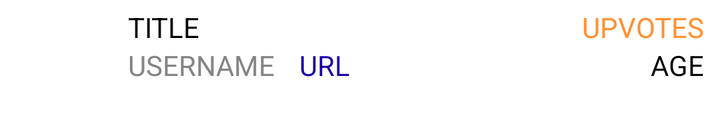
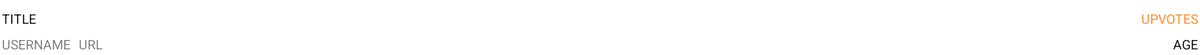

One screen, two layout resources from the same app: the default and the repository's alternative for another configuration. Each is rendered where Android would select it; the XML of both is given below.
<!-- AndroidManifest.xml: application theme AppTheme -->
<!-- res/layout/list_layout.xml -->
<?xml version="1.0" encoding="utf-8"?>
<RelativeLayout xmlns:android="http://schemas.android.com/apk/res/android"
    android:layout_width="wrap_content"
    android:layout_height="wrap_content"
    android:layout_marginTop="@dimen/post_margin"
    android:layout_marginBottom="@dimen/post_margin"
    >

    <ImageView
        android:layout_width="@dimen/thumbnail_size"
        android:layout_height="@dimen/thumbnail_size"
        android:contentDescription="@string/thumbnail_image"
        android:id="@+id/image_imageView"
        android:layout_alignParentTop="true"
        android:layout_alignParentStart="true" />

    <TextView
        android:layout_height="wrap_content"
        android:layout_width="wrap_content"
        android:id="@+id/title_textView"
        android:padding="0dp"
        android:textColor="@android:color/black"
        android:text="@string/title_placeholder"
        android:layout_alignParentTop="true"
        android:layout_toEndOf="@id/image_imageView"
        android:layout_marginStart="@dimen/text_view_padding"
        android:layout_marginEnd="@dimen/text_view_padding"
    />

    <TextView
        android:layout_width="wrap_content"
        android:layout_height="wrap_content"
        android:textAppearance="?android:attr/textAppearanceSmall"
        android:text="@string/username_placeholder"
        android:textColor="@color/username_color"
        android:id="@+id/user_textView"
        android:layout_toEndOf="@id/image_imageView"
        android:layout_below="@+id/title_textView"
        android:layout_marginStart="@dimen/text_view_padding"
    />
    <TextView
        android:layout_width="wrap_content"
        android:layout_height="wrap_content"
        android:id="@+id/upvotes_textView"
        android:text="@string/upvotes_placeholder"
        android:textColor="@color/upvotes_color"
        android:layout_alignParentTop="true"
        android:layout_alignParentEnd="true"
        android:gravity="end"
        android:layout_toEndOf="@id/title_textView"
        android:layout_marginEnd="@dimen/text_view_padding"
        />
    <TextView
        android:layout_width="wrap_content"
        android:layout_height="wrap_content"
        android:id="@+id/age_textView"
        android:text="@string/age_placeholder"
        android:layout_alignParentEnd="true"
        android:layout_below="@+id/title_textView"
        android:textColor="@android:color/black"
        android:layout_marginEnd="@dimen/text_view_padding"
        />

    <TextView
        android:layout_width="wrap_content"
        android:layout_height="wrap_content"
        android:layout_below="@id/title_textView"
        android:text="@string/url_placeholder"
        android:textColor="@color/unclicked_link_color"
        android:layout_toEndOf="@id/user_textView"
        android:id="@+id/url_textView"
        android:layout_marginStart="12dp"/>

</RelativeLayout>
<!-- resources referenced by this layout -->
<resources>
  <color name="unclicked_link_color">#ff1700a7</color>
  <color name="upvotes_color">#ffff9132</color>
  <color name="username_color">#ff858585</color>
  <dimen name="post_margin">4dp</dimen>
  <dimen name="text_view_padding">8dp</dimen>
  <dimen name="thumbnail_size">56dp</dimen>
  <string name="age_placeholder">AGE</string>
  <string name="thumbnail_image">Thumbnail Image</string>
  <string name="title_placeholder">TITLE</string>
  <string name="upvotes_placeholder">UPVOTES</string>
  <string name="url_placeholder">URL</string>
  <string name="username_placeholder">USERNAME</string>
</resources>
<!-- res/layout-xlarge/list_layout.xml (the repository's variant of the layout above) -->
<!-- drawn on a large tablet held sideways -->
<?xml version="1.0" encoding="utf-8"?>
<RelativeLayout xmlns:android="http://schemas.android.com/apk/res/android"
    android:layout_width="wrap_content"
    android:layout_height="wrap_content"
    android:padding="2dp">
    <TextView
        android:layout_height="wrap_content"
        android:layout_width="wrap_content"
        android:id="@+id/title_textView"
        android:paddingTop="@dimen/text_view_padding"
        android:paddingBottom="@dimen/text_view_padding"
        android:textColor="#000000"
        android:text="TITLE"
        android:layout_alignParentTop="true"
        android:layout_alignParentStart="true"
        android:layout_toStartOf="@+id/upvotes_textView"
    />

    <TextView
        android:layout_width="wrap_content"
        android:layout_height="wrap_content"
        android:textAppearance="?android:attr/textAppearanceSmall"
        android:text="USERNAME"
        android:id="@+id/user_textView"
        android:layout_below="@+id/title_textView"
        android:layout_alignParentStart="true"
    />
    <TextView
        android:layout_width="wrap_content"
        android:layout_height="wrap_content"
        android:id="@+id/upvotes_textView"
        android:text="UPVOTES"
        android:textColor="#ffff9132"
        android:layout_alignParentTop="true"
        android:layout_alignParentEnd="true"
        android:paddingTop="@dimen/text_view_padding"/>
    <TextView
        android:layout_width="wrap_content"
        android:layout_height="wrap_content"
        android:id="@+id/age_textView"
        android:text="AGE"
        android:layout_alignParentEnd="true"
        android:layout_below="@+id/title_textView"
        android:textColor="#000000"/>

    <TextView
        android:layout_width="wrap_content"
        android:layout_height="wrap_content"
        android:layout_below="@id/title_textView"
        android:text="URL"
        android:layout_toEndOf="@id/user_textView"
        android:id="@+id/url_textView"
        android:layout_marginStart="8dp"/>

    
</RelativeLayout>
<!-- resources referenced by the variant -->
<!-- as a large tablet held sideways resolves them -->
<resources>
  <dimen name="text_view_padding">8dp</dimen>
</resources>
